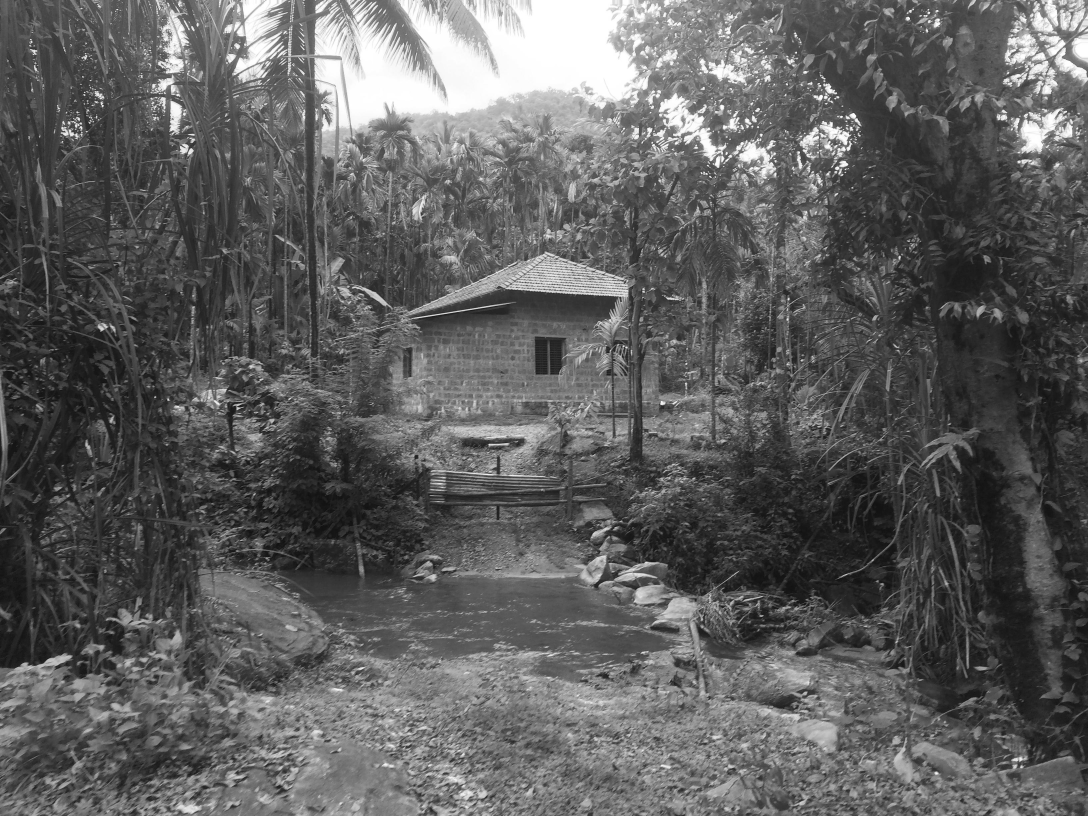
#> input picture DIP Assignment 2/kudremukha.jpg, 3264 x 2448 px (shown at 1/3 size)
$ python q6.py   (Python 2 division)
#> lines starting #> are read from the running program, lines starting #| are printed output that depends on the picture
import cv2
import numpy as np

def downsample(img,n):

	N,M=img.shape
	transformed_image=np.zeros([N/n,M/n])
	i=0
	for row in range(0,N,n):
		j=0
		for col in range(0,M,n):
			transformed_image[i][j]=img[row][col]
			j+=1
		i+=1

	return transformed_image


def create_haar_matrix(N):

	H=np.zeros([N,N])

	for i in range(N):

		k=i

		for j in range(N):

			p=0 if k==0 else int(np.log2(k))
			q=k-2**p+1

			z=float(j)/N

			if k==p==q==0:
				H[i][j]=1

			else:
				if (q-1.0)/(2.0**p)<=z<(q-0.5)/(2.0**p):
					H[i][j]=2**(p/2.0)
				elif (q-0.5)/(2.0**p)<=z<(q)/(2.0**p):
					H[i][j]=-2**(p/2.0)
				else:
					H[i][j]=0

	H=H/(np.sqrt(N))

	return H


if __name__=='__main__':

	img=cv2.imread('kudremukha.jpg')
#> img is the input picture: shape (2448, 3264, 3); min 0, max 255, mean 94.7
	img=cv2.split(img)[0]
#> img: shape (2448, 3264)

	N,M=img.shape
#> N = 2448; M = 3264
	img=np.pad(img,(M-N,0),'constant',constant_values=0)[:,-M:M+N+1]
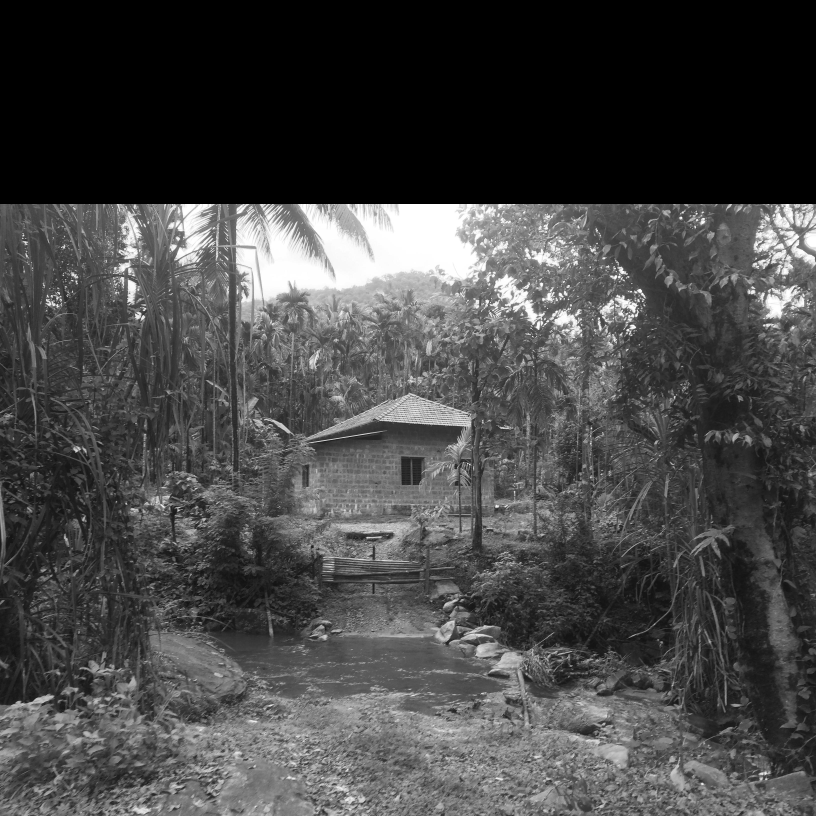
#> img: shape (3264, 3264) (shown at 1/4 size); min 0, max 255, mean 71

	img=downsample(img,8)
#> after the loop in downsample, `for row in range(0,N,n):`:
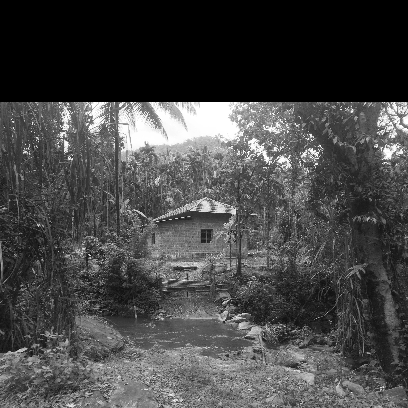
#> transformed_image: shape (408, 408) float64; min 0, max 255, mean 70.9
#> after the loop in downsample, `for row in range(0,N,n):`: i = 408

	N,M=img.shape
#> N = 408; M = 408
	X=2**N.bit_length()
#> X = 512
	img=np.pad(img,(X-N,0),'constant',constant_values=0)
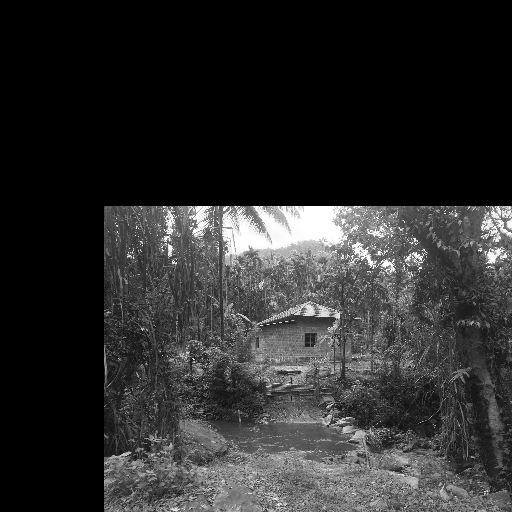
#> img: shape (512, 512) float64; min 0, max 255, mean 45

	H=create_haar_matrix(X)
#> after the loop in create_haar_matrix, `for i in range(N):`:
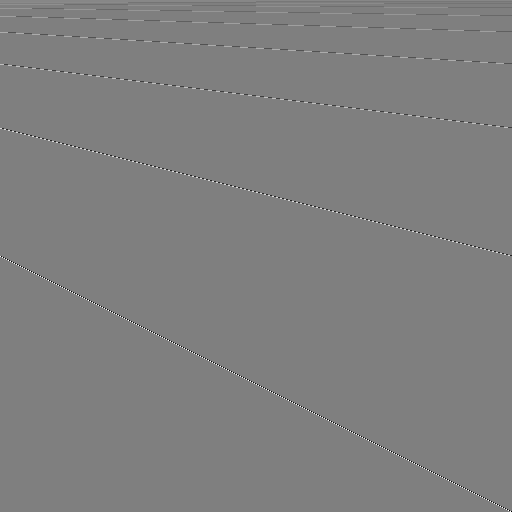
#> H: shape (512, 512) float64; min -16, max 16, mean 0.00195; drawn with min black and max white

	img=np.matmul(np.matmul(H,img),H)

	font=cv2.FONT_HERSHEY_SIMPLEX
	cv2.putText(img,'Q6. Output',(200,50),font,0.8,(255,255,255),2,cv2.LINE_AA)
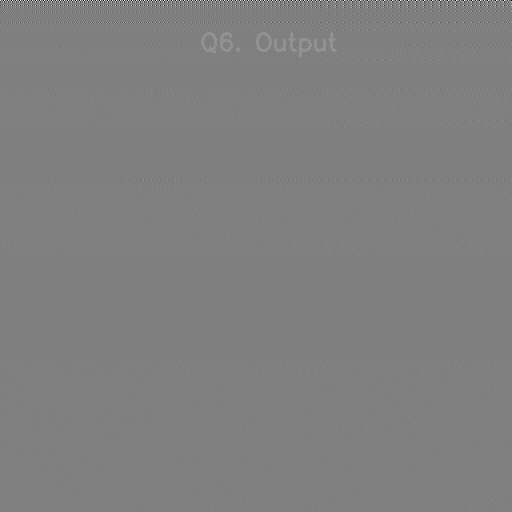
#> img: shape (512, 512) float64; min -1886.4, max 1876.9, mean 0.9; drawn with min black and max white
	cv2.imwrite('q6_output.jpg',img)
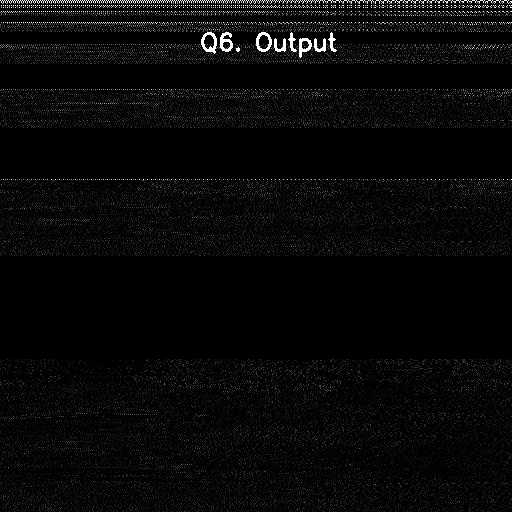
#> saved as q6_output.jpg: shape (512, 512); min 0, max 255, mean 8.5

$ run again, with DIP Assignment 2/anadka.jpg copied over DIP Assignment 2/kudremukha.jpg
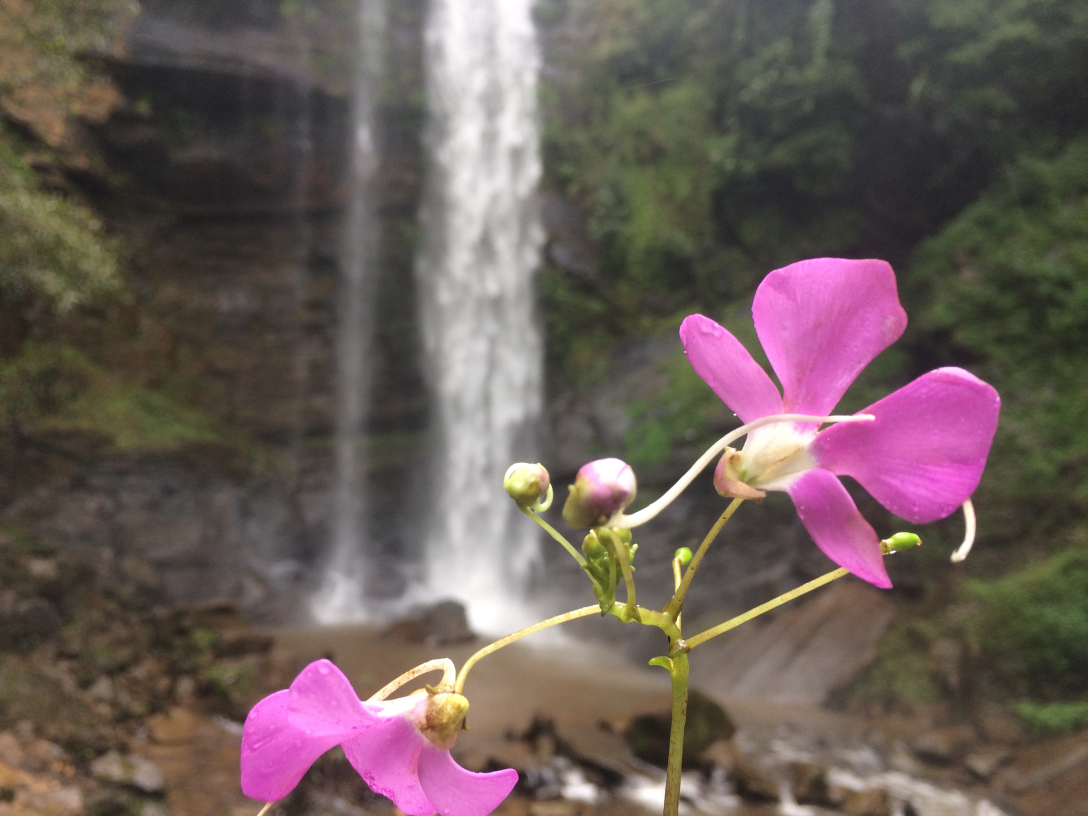
#> input picture DIP Assignment 2/anadka.jpg, 3264 x 2448 px (shown at 1/3 size)
#> img is the input picture: shape (2448, 3264, 3); mean B, G, R 88.8, 92.4, 106.9
#> after the loop in downsample, `for row in range(0,N,n):`:
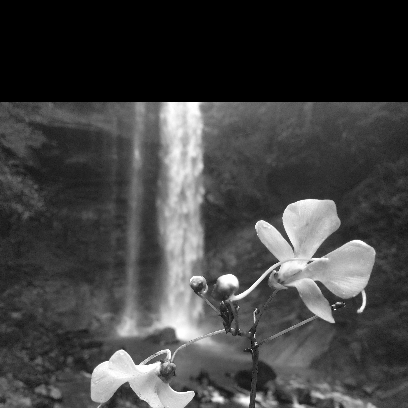
#> transformed_image: shape (408, 408) float64; min 0, max 255, mean 66.5
#> after the loop in downsample, `for row in range(0,N,n):`: i = 408
#> `cv2.imwrite('q6_output.jpg',img)`:
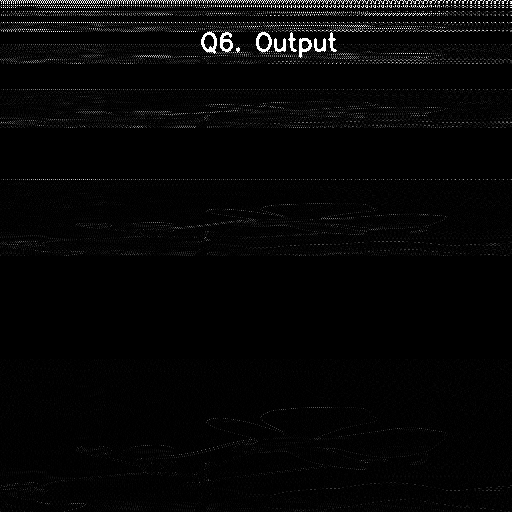
#> saved as q6_output.jpg: shape (512, 512); min 0, max 255, mean 5.9
